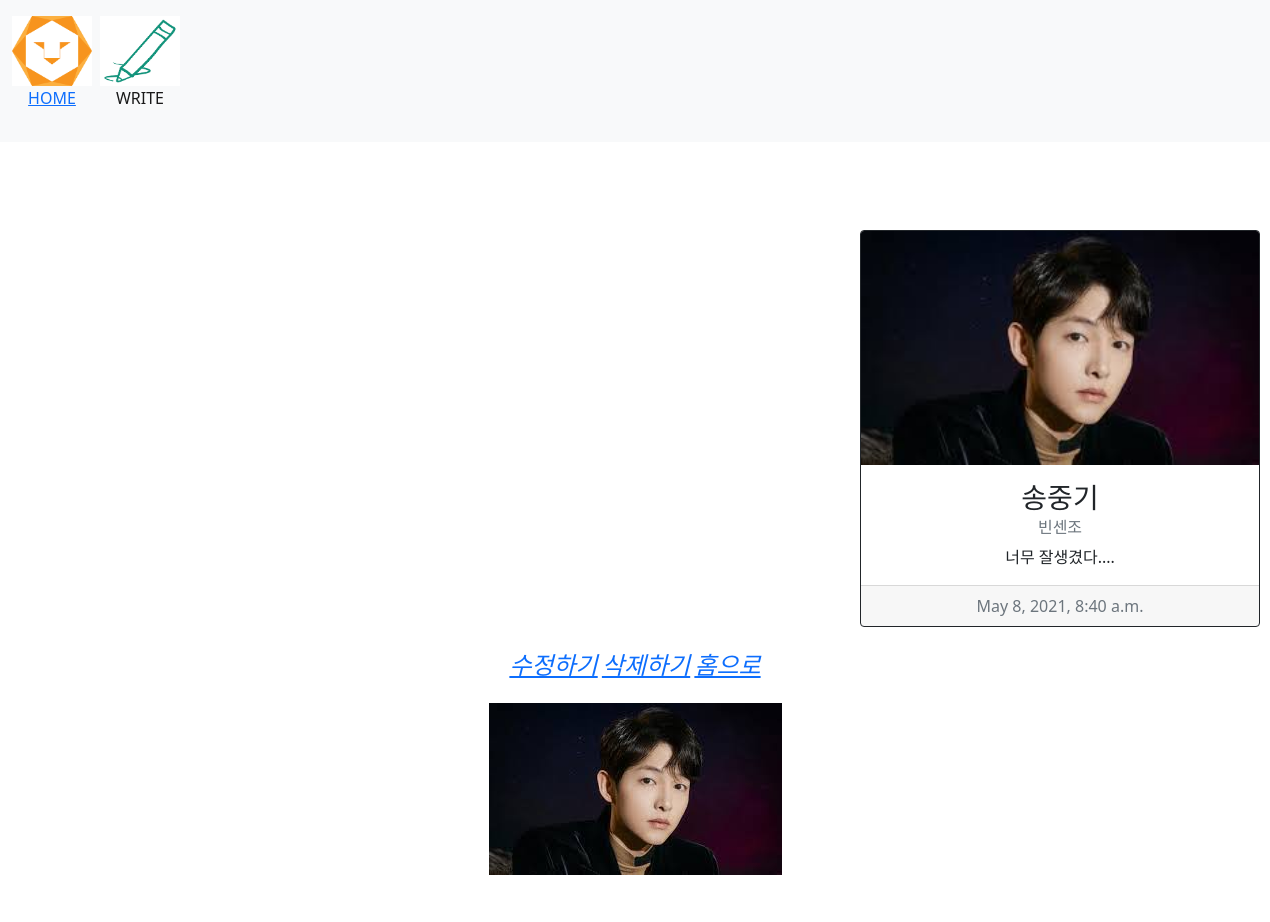
The page /formBlog/81 on the database as committed earlier.
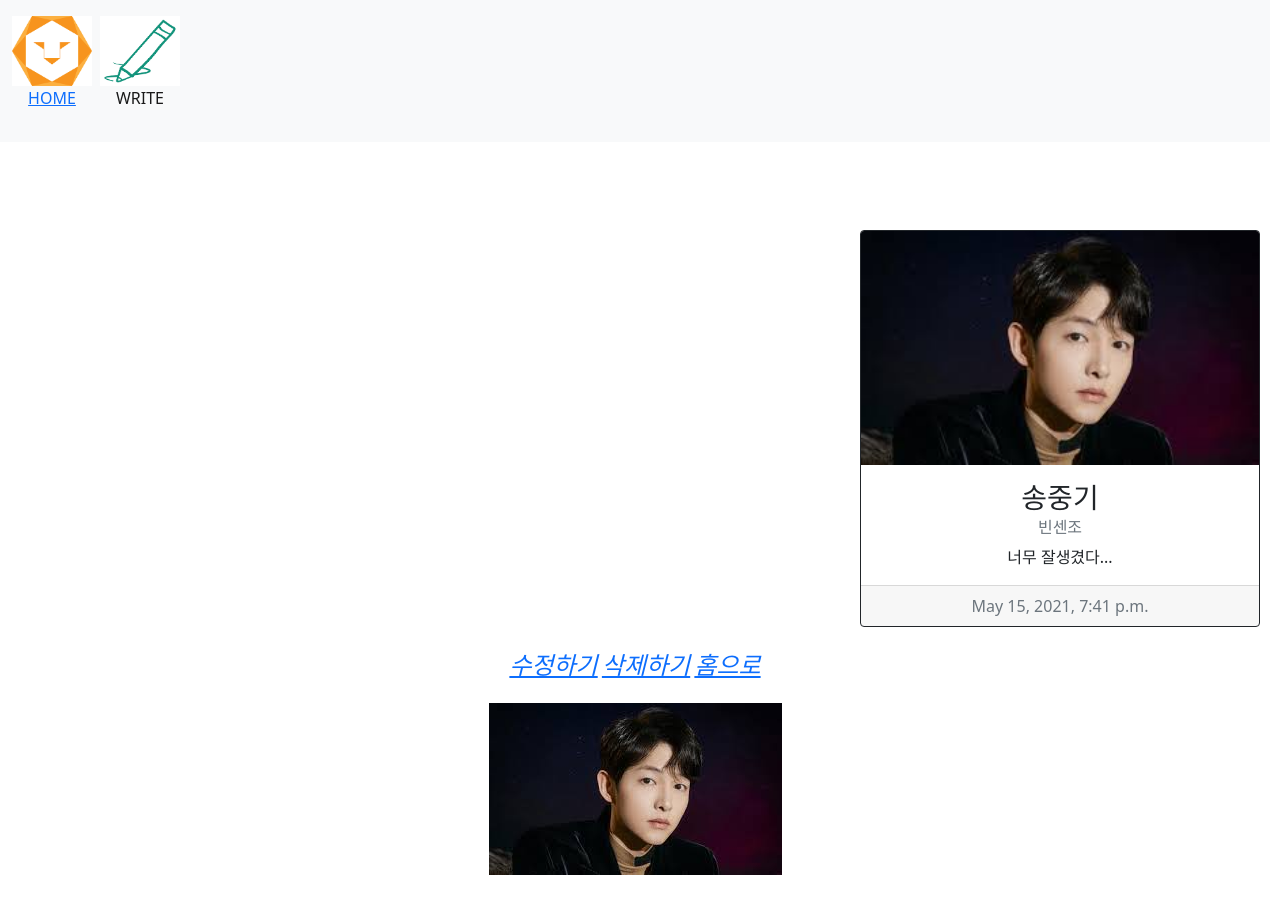
The same page on the database as committed later.
### formBlog/models.py (models this page shows, shortened)
class Blog(models.Model):
    objects = models.Manager()
    title = models.CharField(max_length=200)
    writer = models.CharField(max_length=100)
    pub_date = models.DateTimeField()
    body = models.TextField()
    image = models.ImageField(upload_to = 'formBlog/', blank=True, null=True)
    image_thumbnail = ImageSpecField(source = 'image',processors=[ResizeToFill(120,100)])

### formBlog/views.py (the view)
# urls.py: path('<str:id>', detailHtml, name="detailHtml"),
def detailHtml(request, id):
    blogModel = get_object_or_404(Blog, pk = id)  # pk = Primary Key (데이터베이스의 식별자), Table의 row 하나하나를 구별하는 ID값
    return render(request, 'detail.html', {'blogModel':blogModel})

### formBlog/templates/detail.html (shortened to what this page needs)
{% extends 'base.html' %}
{% block content %}
<body>
    <h1>Detail Your Blog</h1>
    <div class="card text-center border-dark" style="width: 25rem; margin: 20px 860px;">
        {% if blogModel.image %}
        <img src="{{blogModel.image.url}}" class="card-img-top">
        {% endif %}
        <div class="card-body">
            <h3 class="card-title">{{blogModel.title}}</h3>
            <h6 class="card-subtitle mb-2 text-muted">{{blogModel.writer}}</h6>
            <p class="card-text">{{blogModel.body}}</p>
        </div>
        <div class="card-footer text-muted">
            {{blogModel.pub_date}}
        </div>
    </div>
    <div style="text-align: center;">
        <div>
            <a href="{% url 'formBlog:edit' blogModel.id %}" style="font-size: x-large; font-style: italic;">수정하기</a>
            <a href="{% url 'formBlog:deletePost' blogModel.id %}" style="font-size: x-large; font-style: italic;">삭제하기</a>
            <a href="{% url 'homeHtml' %}" style="font-size: x-large; font-style: italic;">홈으로</a>
        </div>
        <div style="margin-top: 20px;">
            {% if blogModel.image_thumbnail %}
            <img src="{{blogModel.image_thumbnail.url}}">
            {% endif %}
            <p style="font-size: large; color: white;">썸네일</p>
        </div>
    </div>
</body>
</html>
{% endblock %}

### lionproject4/templates/base.html (shortened to what this page needs)
<!DOCTYPE html>
<html lang="en">
    <head>
        <link href="https://cdn.jsdelivr.net/npm/bootstrap@5.0.1/dist/css/bootstrap.min.css"
            rel="stylesheet">
         {% load static %}
        <nav class="navbar navbar-expand-lg navbar-light bg-light">
            <div class="container-fluid">
                <a href="{% url 'homeHtml' %}">
                    <img src="{% static '멋사로고.png' %}" width="80px" height="70px"><p>HOME</p>
                </a>
                <div class="collapse navbar-collapse" id="navbarSupportedContent">
                    <ul class="navbar-nav me-auto mb-2 mb-lg-0">
                      <li class="nav-item">
                        <a class="nav-link active" aria-current="page" href="{% url 'new' %}">
                            <img src="{% static 'write.png' %}" width="80px" height="70px"><p>WRITE</p>
                        </a>
                      </li>
                    </ul>
                </div>
            </div>
          </nav>
    </head>
    {% block content %}
    {% endblock %}

### lionproject4/templates/base.html (style rules this page uses)
body { text-align: center; background-image: url("https://encrypted-tbn0.gstatic.com/images?q=tbn:ANd9GcRQMYgrR1PXa2mB5_OUM6zI_STe18wgimN4iQ&usqp=CAU"); background-size: 800px; margin-bottom: 20px; }
h1 { font-family: 'Impact'; color: white; padding-top: 20px; }

Rows that differ between the two databases and show on the page:
changed Blog "송중기": body "너무 잘생겼다...." → "너무 잘생겼다..."; pub_date "May 8, 2021, 8:40 a.m." → "May 15, 2021, 7:41 p.m."
